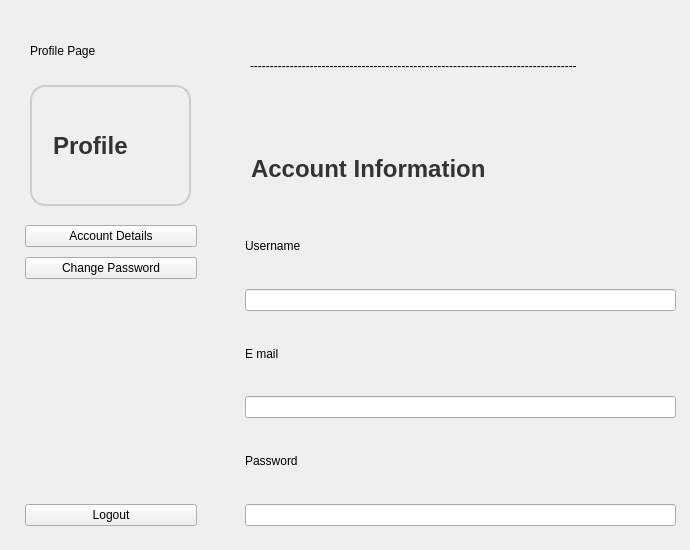
         <widget class="QWidget" name="page_profile">
          <widget class="QWidget" name="widget_9" native="true">
           <property name="geometry">
            <rect>
             <x>20</x>
             <y>20</y>
             <width>181</width>
             <height>521</height>
            </rect>
           </property>
           <property name="styleSheet">
            <string notr="true"/>
           </property>
           <widget class="QLabel" name="label_6">
            <property name="geometry">
             <rect>
              <x>10</x>
              <y>60</y>
              <width>161</width>
              <height>131</height>
             </rect>
            </property>
            <property name="styleSheet">
             <string notr="true">QLabel {
    font-size: 24px;        /* Yazı tipi boyutu */
    color: #333;            /* Yazı rengi */
    font-weight: bold;      /* Yazı kalınlığı */
    text-align: center;     /* Yazıyı ortala */
    margin-top: 5px;       /* Üst boşluk */
    margin-bottom: 5px;    /* Alt boşluk */
    border: 2px solid #ccc; /* Çerçeve */
    border-radius: 15px;     /* Çerçeve köşe yarıçapı */
    padding: 15px;          /* İç boşluk */
}</string>
            </property>
            <property name="text">
             <string>Profile</string>
            </property>
           </widget>
           <widget class="QLabel" name="label_37">
            <property name="geometry">
             <rect>
              <x>10</x>
              <y>10</y>
              <width>161</width>
              <height>41</height>
             </rect>
            </property>
            <property name="styleSheet">
             <string notr="true"/>
            </property>
            <property name="text">
             <string>Profile Page</string>
            </property>
           </widget>
           <widget class="QWidget" name="layoutWidget">
            <property name="geometry">
             <rect>
              <x>0</x>
              <y>200</y>
              <width>182</width>
              <height>311</height>
             </rect>
            </property>
            <layout class="QVBoxLayout" name="verticalLayout_9">
             <property name="spacing">
              <number>10</number>
             </property>
             <property name="leftMargin">
              <number>5</number>
             </property>
             <property name="topMargin">
              <number>5</number>
             </property>
             <property name="rightMargin">
              <number>5</number>
             </property>
             <property name="bottomMargin">
              <number>5</number>
             </property>
             <item>
              <layout class="QVBoxLayout" name="verticalLayout_8">
               <item>
                <widget class="QPushButton" name="pButton_details">
                 <property name="text">
                  <string>Account Details</string>
                 </property>
                </widget>
               </item>
               <item>
                <widget class="QPushButton" name="pButton_changepassword">
                 <property name="text">
                  <string>Change Password</string>
                 </property>
                 <property name="icon">
                  <iconset resource="resource.qrc">
                   <normaloff>:/icon_add/icons/update_icon.png</normaloff>
                   <normalon>:/icon_add/icons/update_icon.png</normalon>:/icon_add/icons/update_icon.png</iconset>
                 </property>
                </widget>
               </item>
              </layout>
             </item>
             <item>
              <spacer name="verticalSpacer_3">
               <property name="orientation">
                <enum>Qt::Vertical</enum>
               </property>
               <property name="sizeHint" stdset="0">
                <size>
                 <width>20</width>
                 <height>88</height>
                </size>
               </property>
              </spacer>
             </item>
             <item>
              <widget class="QPushButton" name="pButton_logout">
               <property name="text">
                <string>Logout</string>
               </property>
               <property name="icon">
                <iconset resource="resource.qrc">
                 <normaloff>:/icon/icons/logout_icon.png</normaloff>
                 <normalon>:/icon/icons/logout_icon.png</normalon>:/icon/icons/logout_icon.png</iconset>
               </property>
              </widget>
             </item>
            </layout>
           </widget>
          </widget>
          <widget class="QLabel" name="label_11">
           <property name="geometry">
            <rect>
             <x>250</x>
             <y>40</y>
             <width>421</width>
             <height>51</height>
            </rect>
           </property>
           <property name="text">
            <string>----------------------------------------------------------------------------------</string>
           </property>
          </widget>
          <widget class="QWidget" name="layoutWidget">
           <property name="geometry">
            <rect>
             <x>240</x>
             <y>130</y>
             <width>441</width>
             <height>401</height>
            </rect>
           </property>
           <layout class="QVBoxLayout" name="verticalLayout_10">
            <property name="spacing">
             <number>10</number>
            </property>
            <property name="leftMargin">
             <number>5</number>
            </property>
            <property name="topMargin">
             <number>5</number>
            </property>
            <property name="rightMargin">
             <number>5</number>
            </property>
            <property name="bottomMargin">
             <number>5</number>
            </property>
            <item>
             <widget class="QLabel" name="label_36">
              <property name="styleSheet">
               <string notr="true">QLabel {
    font-size: 24px;        /* Yazı tipi boyutu */
    color: #333;            /* Yazı rengi */
    font-weight: bold;      /* Yazı kalınlığı */
    text-align: center;     /* Yazıyı ortala */
    margin-top: 20px;       /* Üst boşluk */
    margin-bottom: 20px;    /* Alt boşluk */
}</string>
              </property>
              <property name="text">
               <string>Account Information</string>
              </property>
             </widget>
            </item>
            <item>
             <widget class="QLabel" name="label_24">
              <property name="text">
               <string>Username</string>
              </property>
             </widget>
            </item>
            <item>
             <widget class="QLineEdit" name="lEdit_username"/>
            </item>
            <item>
             <widget class="QLabel" name="label_29">
              <property name="text">
               <string>E mail</string>
              </property>
             </widget>
            </item>
            <item>
             <widget class="QLineEdit" name="lEdit_email"/>
            </item>
            <item>
             <widget class="QLabel" name="label_35">
              <property name="text">
               <string>Password</string>
              </property>
             </widget>
            </item>
            <item>
             <widget class="QLineEdit" name="lEdit_password"/>
            </item>
           </layout>
          </widget>
         </widget>
